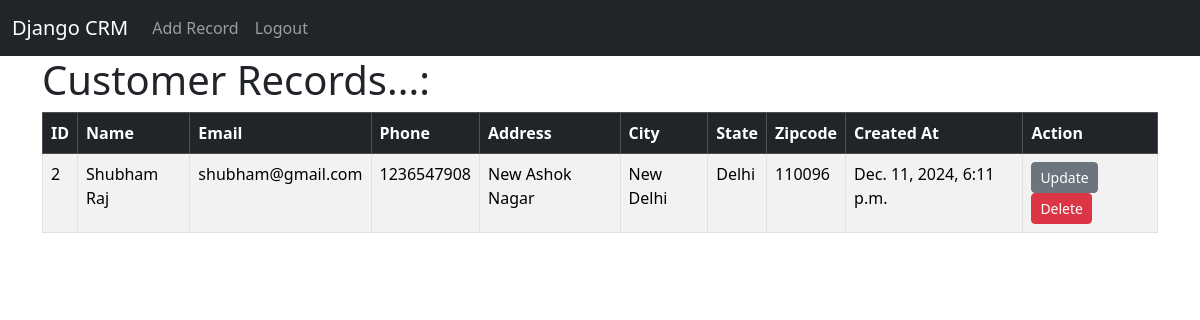
The page /record/2 (signed in) on the database its author committed.
### crm_app/models.py (models this page shows, shortened)
class Record(models.Model):
    created_at = models.DateTimeField(auto_now_add=True)
    first_name = models.CharField(max_length=50)
    last_name = models.CharField(max_length=50)
    email = models.CharField(max_length=100)
    phone = models.CharField(max_length=20)
    address = models.CharField(max_length=150)
    city = models.CharField(max_length=50)
    state = models.CharField(max_length=50)
    zipcode = models.CharField(max_length=10)

### crm_app/views.py (the view)
# urls.py: path('record/<int:pk>', views.customer_record, name='record'),
def customer_record(request, pk):
    if request.user.is_authenticated:
        customer_record = Record.objects.get(id=pk)
        return render(request, 'record.html', {'customer_record':customer_record})
    else:
        messages.success(request, "You must be logged in to view the record.")
        return redirect('home')

### crm_app/templates/record.html
{% extends "base.html" %}
    {% block content %}
    <h1>Customer Records...:</h1>
    <table class="table table-striped table-hover table-bordered">
        <thead class="table-dark">
          <tr>
            <th scope="col">ID</th>
            <th scope="col">Name</th>
            <th scope="col">Email</th>
            <th scope="col">Phone</th>
            <th scope="col">Address</th>
            <th scope="col">City</th>
            <th scope="col">State</th>
            <th scope="col">Zipcode</th>
            <th scope="col">Created At</th>
            <th scope="col">Action</th>
          </tr>
        </thead>
        <tbody>
            {% if customer_record %}
            <tr>
                <td>{{ customer_record.id }}</td>
                <td>{{ customer_record.first_name }}
                    {{ customer_record.last_name }}</td>
                <td>{{ customer_record.email }}</td>
                <td>{{ customer_record.phone }}</td>
                <td>{{ customer_record.address }}</td>
                <td>{{ customer_record.city }}</td>
                <td>{{ customer_record.state }}</td>
                <td>{{ customer_record.zipcode }}</td>
                <td>{{ customer_record.created_at }}</td>
                <td><a href="{% url 'update_record' customer_record.id %}" class="btn btn-secondary btn-sm">Update</a><a href="{% url 'delete' customer_record.id %}" class="btn btn-danger btn-sm">Delete</a></td>
            </tr>
        {% endif %}
        </tbody>
    </table>
    {% endblock %}

### rows shown on the page
Record: id "2", first_name "Shubham", last_name "Raj", email "shubham@gmail.com", phone "1236547908", address "New Ashok Nagar", city "New Delhi", state "Delhi", zipcode "110096", created_at "Dec. 11, 2024, 6:11 p.m."
